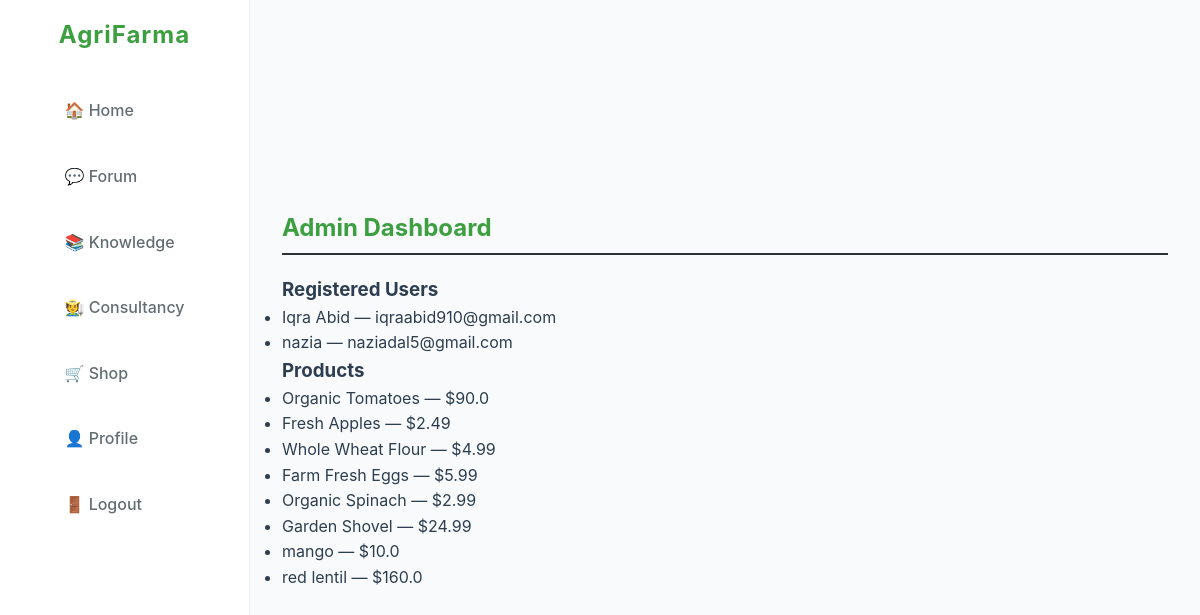
The page /admin (signed in) on the database its author committed.
### models.py (models this page shows)
class User(db.Model):
    id = db.Column(db.Integer, primary_key=True)
    name = db.Column(db.String(100))
    email = db.Column(db.String(100), unique=True)
    password = db.Column(db.String(200))
    role = db.Column(db.String(20), default='user')  # admin or user

class Product(db.Model):
    id = db.Column(db.Integer, primary_key=True)
    name = db.Column(db.String(100))
    category = db.Column(db.String(50))
    price = db.Column(db.Float)
    image = db.Column(db.String(200))
    seller_id = db.Column(db.Integer, db.ForeignKey('user.id'))
    description = db.Column(db.Text, default='')
    stock = db.Column(db.Integer, default=0)
    origin = db.Column(db.String(100), default='')

### app.py (the view)
@app.route('/admin')
def admin_dashboard():
    if 'user' not in session:
        flash('Please log in as admin.')
        return redirect(url_for('login'))
    users = User.query.all()
    products = Product.query.all()
    return render_template('admin_dashboard.html', users=users, products=products)

### templates/admin_dashboard.html
{% extends "base.html" %}
{% block content %}
<h2>Admin Dashboard</h2>
<h3>Registered Users</h3>
<ul>
{% for u in users %}
<li>{{ u.name }} — {{ u.email }}</li>
{% endfor %}
</ul>
<h3>Products</h3>
<ul>
{% for p in products %}
<li>{{ p.name }} — ${{ p.price }}</li>
{% endfor %}
</ul>
{% endblock %}

### templates/base.html (shortened to what this page needs)
 <!DOCTYPE html>
<html lang="en">
<head>
    <link rel="stylesheet" href="{{ url_for('static', filename='css/style.css') }}">
</head>
<body>
     <header>
        <div>
            <h1>AgriFarma</h1>
            <nav>
                <a href="{{ url_for('home') }}" class="{% if request.endpoint == 'home' %}active{% endif %}">🏠 Home</a>
                <a href="{{ url_for('forum') }}" class="{% if request.endpoint == 'forum' %}active{% endif %}">💬 Forum</a>
                <a href="{{ url_for('knowledge') }}" class="{% if request.endpoint == 'knowledge' %}active{% endif %}">📚 Knowledge</a>
                <a href="{{ url_for('consultancy') }}" class="{% if request.endpoint == 'consultancy' %}active{% endif %}">🧑‍🌾 Consultancy</a>
                <a href="{{ url_for('shop') }}" class="{% if request.endpoint == 'shop' %}active{% endif %}">🛒 Shop</a>
                {% if session.get('user') %}
                    <a href="{{ url_for('profile') }}" class="{% if request.endpoint == 'profile' %}active{% endif %}">👤 Profile</a>
                    <a href="{{ url_for('logout') }}">🚪 Logout</a>
                {% else %}
                    <a href="{{ url_for('login') }}">🔐 Login</a>
                    <a href="{{ url_for('register') }}">📝 Register</a>
                {% endif %}
            </nav>
        </div>
    </header>
     <main>
        {% block content %}{% endblock %}
    </main>
</body>
</html>

### static/css/style.css (style rules this page uses)
:root { --primary: #2e7d32; --secondary: #66a1bb; --background: #ffffff; --text: #333333; --border: #e0e0e0; --gradient: linear-gradient(135deg, #2e7d32, #66bb6a); }
* { margin: 0; padding: 0; box-sizing: border-box; }
body { font-family: "Segoe UI", Tahoma, sans-serif; background: var(--background); color: var(--text); line-height: 1.6; }
header { background: var(--gradient); color: rgb(75, 41, 41); padding: 15px 30px; display: flex; justify-content: space-between; align-items: center; flex-wrap: wrap; }
header h1 { font-size: 1.8rem; letter-spacing: 1px; }
nav { display: flex; flex-wrap: wrap; gap: 15px; }
nav a { color: white; text-decoration: none; font-weight: 500; padding: 8px 12px; border-radius: 4px; transition: background 0.3s ease; }
main { padding: 30px; max-width: 1000px; margin: auto; }
h2 { color: var(--primary); border-bottom: 2px solid var(--secondary); padding-bottom: 5px; margin-bottom: 20px; }

### templates/base.html (style rules this page uses)
:root { --primary: #3C9F40; --secondary: #2D3436; --accent: #00B894; --bg: #F9FAFB; --text-dark: #2C3E50; --text-light: #636E72; }
body { font-family: 'Inter', sans-serif; margin: 0; background: var(--bg); color: var(--text-dark); display: flex; min-height: 100vh; }
header { background: #fff; width: 250px; border-right: 1px solid #eee; display: flex; flex-direction: column; justify-content: space-between; position: fixed; top: 0; left: 0; height: 100vh; padding: 1rem 0; }
header h1 { text-align: center; color: var(--primary); font-size: 1.5rem; margin-bottom: 2rem; }
nav { display: flex; flex-direction: column; gap: 1rem; padding: 0 1.5rem; }
nav a { text-decoration: none; color: var(--text-light); font-weight: 500; padding: 0.75rem 1rem; border-radius: 8px; transition: all 0.2s; }
main { margin-left: 250px; padding: 2rem; flex: 1; }

### rows shown on the page
User: name "Iqra Abid", email "iqraabid910@gmail.com"
User: name "nazia", email "naziadal5@gmail.com"
Product: name "Organic Tomatoes", price "90.0"
Product: name "Fresh Apples", price "2.49"
Product: name "Whole Wheat Flour", price "4.99"
Product: name "Farm Fresh Eggs", price "5.99"
Product: name "Organic Spinach", price "2.99"
Product: name "Garden Shovel", price "24.99"
Product: name "mango", price "10.0"
Product: name "red lentil", price "160.0"
